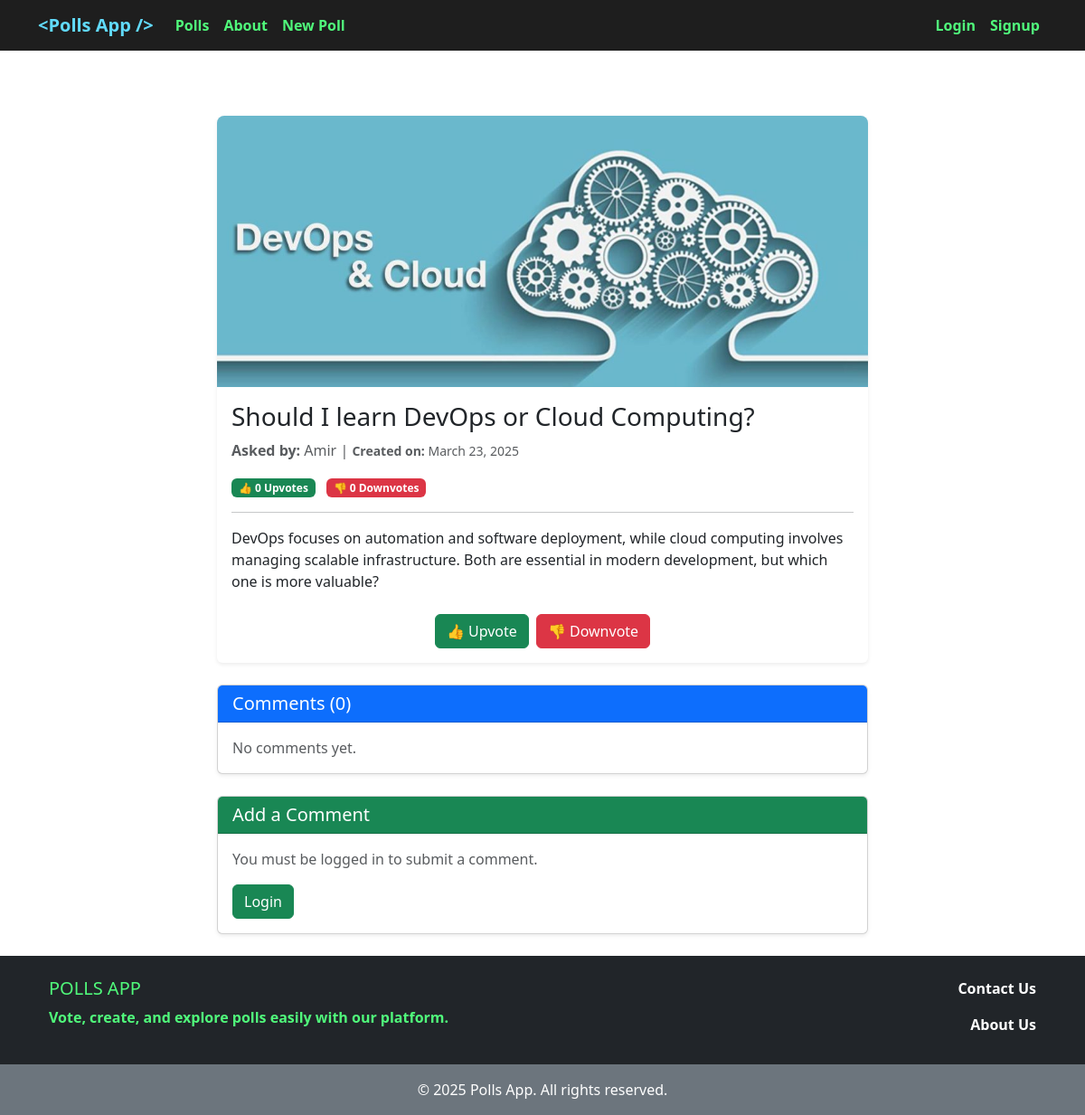
/poll/26/, run on an earlier commit of the app's database.
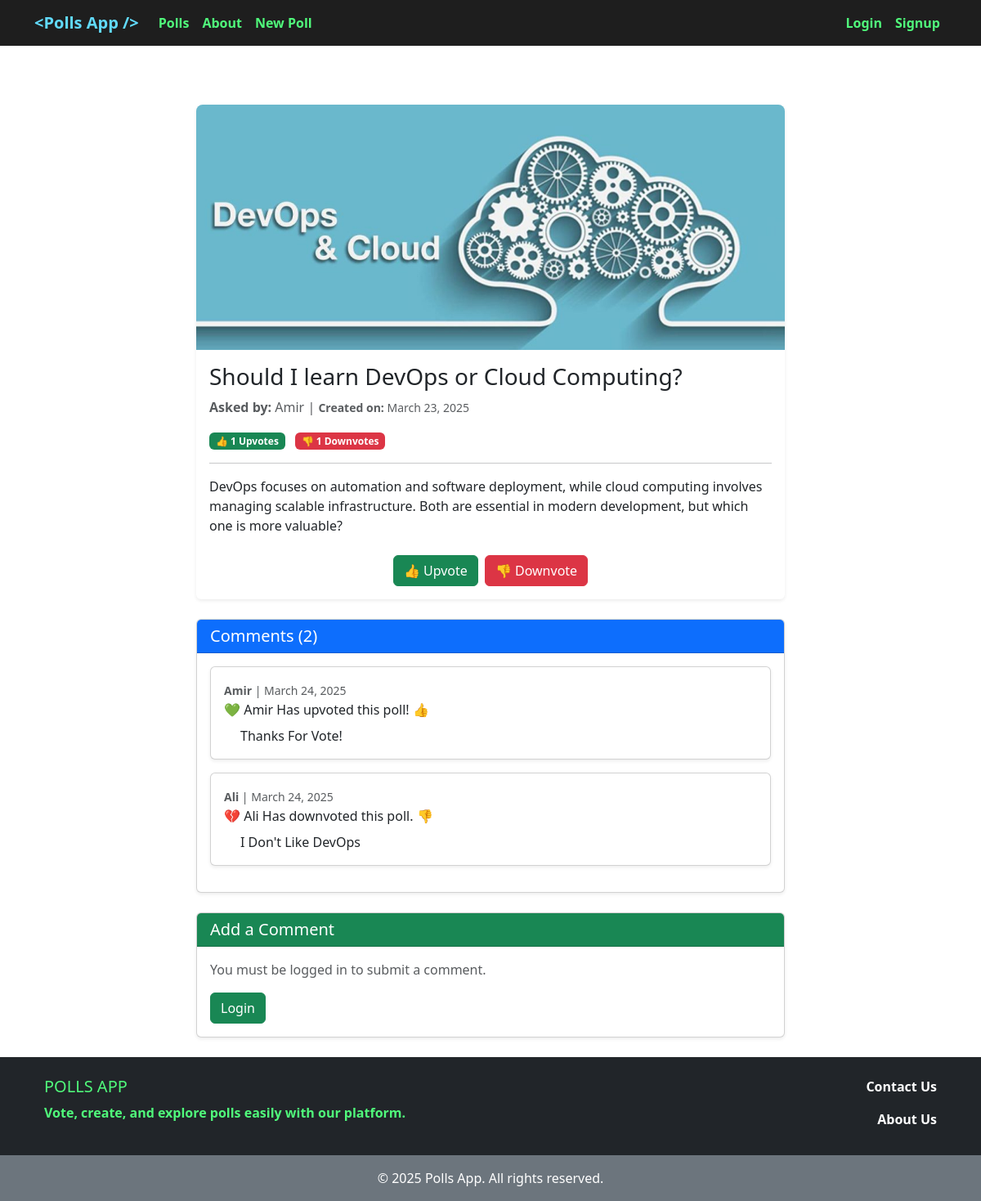
And on a later commit of the database.
### polls/models.py (models this page shows, shortened)
class Poll(models.Model):
    question = models.CharField(max_length=700)
    user = models.ForeignKey(get_user_model(), on_delete=models.CASCADE)
    description = models.TextField(blank=True)
    cover = models.ImageField(upload_to='covers/', blank=True)
    up_vote = models.PositiveIntegerField(default=0)
    down_vote = models.PositiveIntegerField(default=0)
    upvoted_by = models.ManyToManyField(get_user_model(), related_name='upvoted_polls', blank=True)
    downvoted_by = models.ManyToManyField(get_user_model(), related_name='downvoted_polls', blank=True)
    datetime_created = models.DateTimeField(auto_now_add=True)
    datetime_modified = models.DateTimeField(auto_now=True)

class Comment(models.Model):
    poll = models.ForeignKey('Poll', related_name='comments', on_delete=models.CASCADE)
    user = models.ForeignKey(get_user_model(), on_delete=models.CASCADE)
    body = models.TextField()
    is_active = models.BooleanField(default=True)
    datetime_created = models.DateTimeField(auto_now_add=True)
    datetime_modified = models.DateTimeField(auto_now=True)
    def has_upvoted(self):
        return self.poll.upvoted_by.filter(id=self.user.id).exists()
    def has_downvoted(self):
        return self.poll.downvoted_by.filter(id=self.user.id).exists()

### accounts/models.py (models this page shows)
class CustomUser(AbstractUser):
    ROLE_CHOICES = [
        ('M', 'Manager'),
        ('E', 'Employee'),
        ('S', 'Student'),
        ('O', 'Other'),
    ]
    role = models.CharField(choices=ROLE_CHOICES, max_length=1, default=ROLE_CHOICES[3][0])

### polls/views.py (the view)
# urls.py: path('poll/<int:pk>/', poll_detail_view, name='poll_detail'),
def poll_detail_view(request, pk):
    poll = get_object_or_404(Poll, pk=pk)
    comments = poll.comments.all()
    if request.method == "POST":
        comment_form = CommentForm(request.POST)
        if comment_form.is_valid():
            new_comment = comment_form.save(commit=False)
            new_comment.poll = poll
            new_comment.user = request.user
            new_comment.save()
            comment_form = CommentForm()
    else:
        comment_form = CommentForm()
    return render(request, 'polls/poll_detail.html', context={
        'poll': poll,
        'comments': comments,
        'comment_form': comment_form,
    })

### polls/templates/polls/poll_detail.html (shortened to what the changed rows need)
{% extends '_base.html' %}
{% load crispy_forms_tags %}
{% block content %}
    <div class="container mt-5">
        <div class="row justify-content-center">
            <div class="col-lg-8 col-md-10 col-sm-12">
                <div class="card shadow-sm border-0 rounded">
                    {% if poll.cover %}
                        <img src="{{ poll.cover.url }}" class="card-img-top img-fluid" alt="Poll Image">
                    {% else %}
                        <img src="https://placehold.co/800x300" class="card-img-top img-fluid"
                             alt="Poll image for {{ poll.question }}">
                    {% endif %}
                    <div class="card-body">
                        <h3 class="card-title">{{ poll.question }}</h3>
                        <p class="text-muted">
                            <strong>Asked by:</strong> {{ poll.user|capfirst }} |
                            <small><strong>Created on:</strong> {{ poll.datetime_created|date:"F d, Y" }}</small>
                        </p>
                        <div class="d-flex justify-content-between align-items-center mt-3">
                            <div>
                                <span class="badge bg-success">👍 {{ poll.up_vote }} Upvotes</span>
                                <span class="badge bg-danger ms-2">👎 {{ poll.down_vote }} Downvotes</span>
                            </div>
                        </div>
                        <hr>
                        <p>{{ poll.description|linebreaksbr }}</p>
                        <div class="mt-4 d-flex justify-content-center">
                            <div class="btn-group">
                            </div>
                        </div>
                    </div>
                </div>
                <div class="card mt-4 shadow-sm">
                    <div class="card-header bg-primary text-white">
                        <h5 class="mb-0">Comments ({{ comments|length }})</h5>
                    </div>
                    <div class="card-body">
                        {% if comments %}
                            {% for comment in comments %}
                                <div class="card mb-3 shadow-sm">
                                    <div class="card-body">
                                        <small class="text-muted">
                                            <strong>{{ comment.user|capfirst }}</strong> |
                                            {{ comment.datetime_created|date:"F d, Y" }}
                                        </small>
                                        <p>
                                            {% if comment.has_upvoted %}
                                                💚 {{ comment.user|capfirst }} Has upvoted this poll! 👍
                                            {% elif comment.has_downvoted %}
                                                💔 {{ comment.user|capfirst }} Has downvoted this poll. 👎
                                            {% else %}
                                                🤷‍♂️ {{ comment.user|capfirst }} Has not voted on this poll yet.
                                            {% endif %}
                                        </p>
                                        <p class="comment-text mt-2">{{ comment.body }}</p>
                                    </div>
                                </div>
                            {% endfor %}
                        {% else %}
                            <p class="text-muted">No comments yet.</p>
                        {% endif %}
                    </div>
                </div>
            </div>
        </div>
    </div>
{% endblock content %}

What changed in the data, as far as the page shows it:
changed Poll "Should I learn DevOps or Cloud Computing?": up_vote "0" → "1"; down_vote "0" → "1"
added Comment: user "Amir", datetime_created "March 24, 2025", body "Thanks For Vote!"
added Comment: user "Ali", datetime_created "March 24, 2025", body "I Don't Like DevOps"
Also different on the page:
{{ comments|length }}: "0" → "2"
text no longer shown: "No comments yet."
